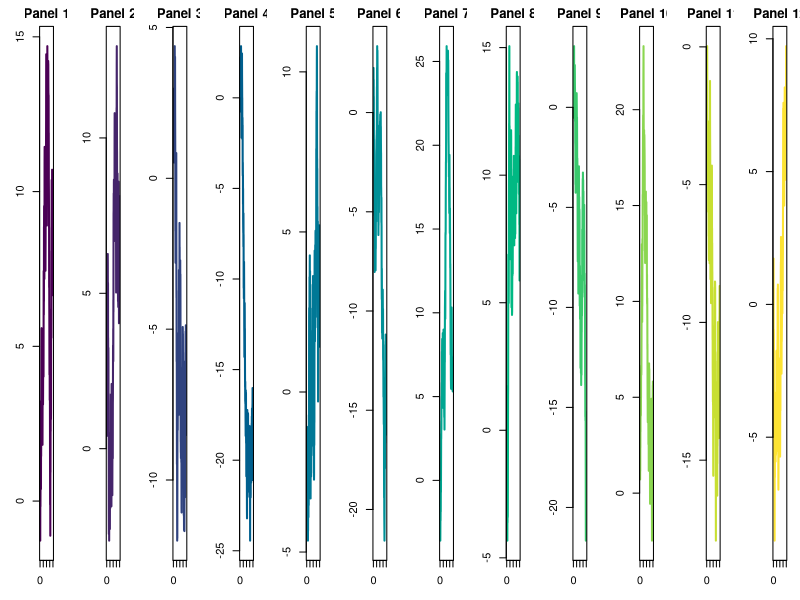
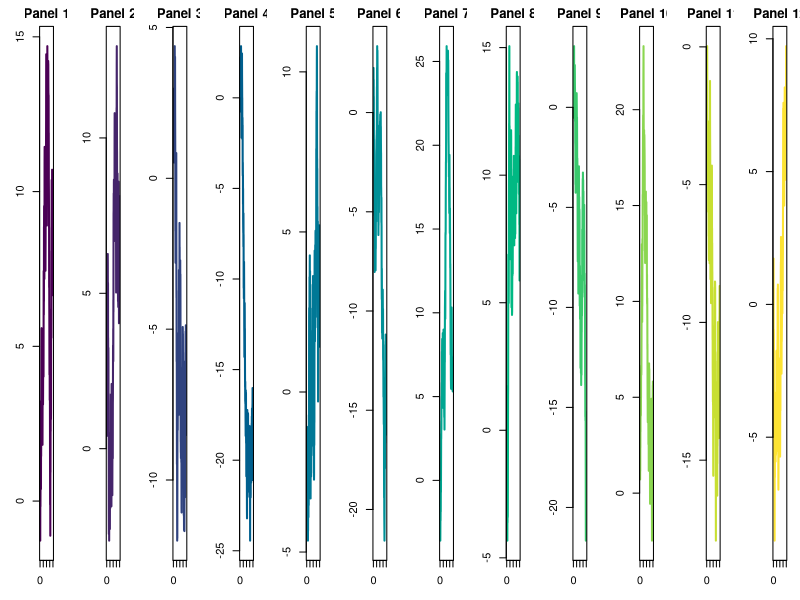
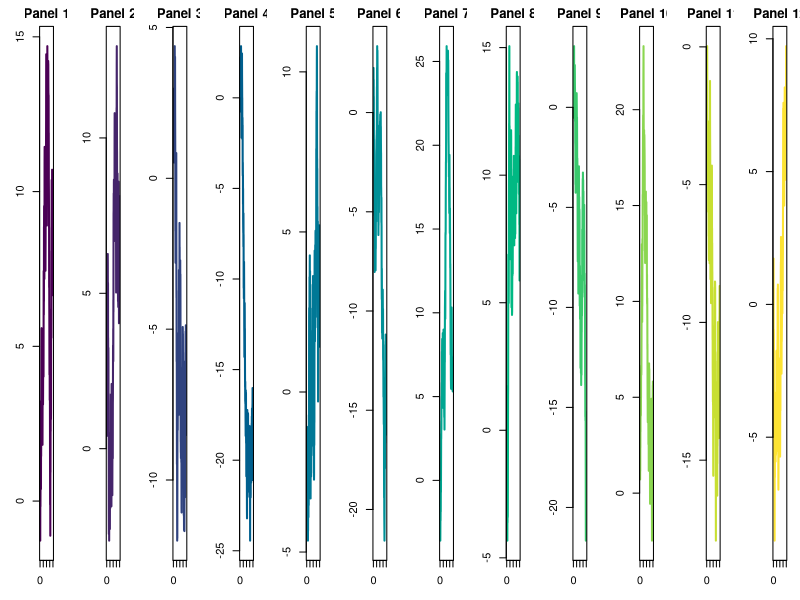

The R script that drew these images, in order: (Note: this script raises an error after producing the figures.)
## ---- chunk 1
library(ragg)

# A collage: `n` panels side by side, like a wide patchwork figure.
collage <- function(n = 12) {
  set.seed(1)
  par(mfrow = c(1, n), mar = c(3, 3, 2, 1))
  for (i in seq_len(n)) {
    plot(
      cumsum(rnorm(200)),
      type = "l",
      main = paste("Panel", i),
      xlab = "",
      ylab = "",
      col = hcl.colors(n)[i],
      lwd = 2
    )
  }
}
## ---- chunk 2
#| panzoom: true
#| fig-width: 25
#| fig-height: 2
#| dev: agg_webp
#| dev.args:
#|   units: "in"
#|   res: 96
#| fig-ext: webp
#| fig-alt: >-
#|   A row of 12 small line plots of random walks, each in its own color
#| fig-cap: "A 25 × 2 inch collage of 12 random walks."

collage(n = 12)
## ---- chunk 3
#| panzoom: true
#| fig-width: 25
#| fig-height: 2
#| dev: svg
#| fig-alt: >-
#|   A row of 12 small line plots of random walks, each in its own color
#| fig-cap: "A 25 × 2 inch collage of 12 random walks."

collage(n = 12)
## ---- chunk 4
#| panzoom: true
#| error: true
#| fig-width: 100
#| fig-height: 5
#| dev: agg_webp
#| dev.args:
#|   units: "in"
#|   res: 192
#| fig-ext: webp
#| fig-alt: >-
#|   A row of 12 small line plots of random walks, each in its own color
#| fig-cap: "A 100 × 5 inch collage of 12 random walks."

collage(n = 12)
## ---- chunk 5
#| panzoom: true
#| dev: agg_webp
#| dev.args:
#|   units: "in"
#|   res: 96
#| fig-ext: webp
#| fig-alt: >-
#|   Filled contour map of Maunga Whau's heights in terrain colors, with a color
#|   key
#| fig-cap: "Maunga Whau's heights as filled contours."

filled.contour(volcano, color.palette = terrain.colors)
## ---- chunk 6
#| panzoom: true
#| dev: svg
#| fig-alt: >-
#|   Filled contour map of Maunga Whau's heights in terrain colors, with a color
#|   key
#| fig-cap: "Maunga Whau's heights as filled contours."

filled.contour(volcano, color.palette = terrain.colors)
## ---- chunk 7
#| panzoom: true
#| dev: [png, pdf]
#| fig-alt: >-
#|   Filled contour map of Maunga Whau's heights in terrain colors, with a color
#|   key
#| fig-cap: "Maunga Whau's heights as filled contours."

filled.contour(volcano, color.palette = terrain.colors)
## ---- chunk 8
#| panzoom: true
#| dev: [png, cairo_pdf]
#| fig-alt: >-
#|   Filled contour map of Maunga Whau's heights in terrain colors, with a color
#|   key, titled μ = 5, α = 0.05
#| fig-cap: >-
#|   Maunga Whau's heights as filled contours, titled μ = 5, α = 0.05.

filled.contour(
  volcano,
  color.palette = terrain.colors,
  plot.title = title(main = "\u03bc = 5, \u03b1 = 0.05")
)
## ---- chunk 9
#| panzoom: true
#| fig-show: animate
#| animation.hook: gifski
#| interval: 0.2
#| fig-alt: "A sine curve sliding to the right over one period, frame by frame"
#| fig-cap: "A sine wave, y = sin(x - t), as t runs over one period."

x <- seq(0, 4 * pi, length.out = 400)
for (t in seq(0, 2 * pi, length.out = 13)[-13]) {
  plot(x, sin(x - t), type = "l", lwd = 2, col = "#3B7DB8", ylab = "sin(x - t)")
}
